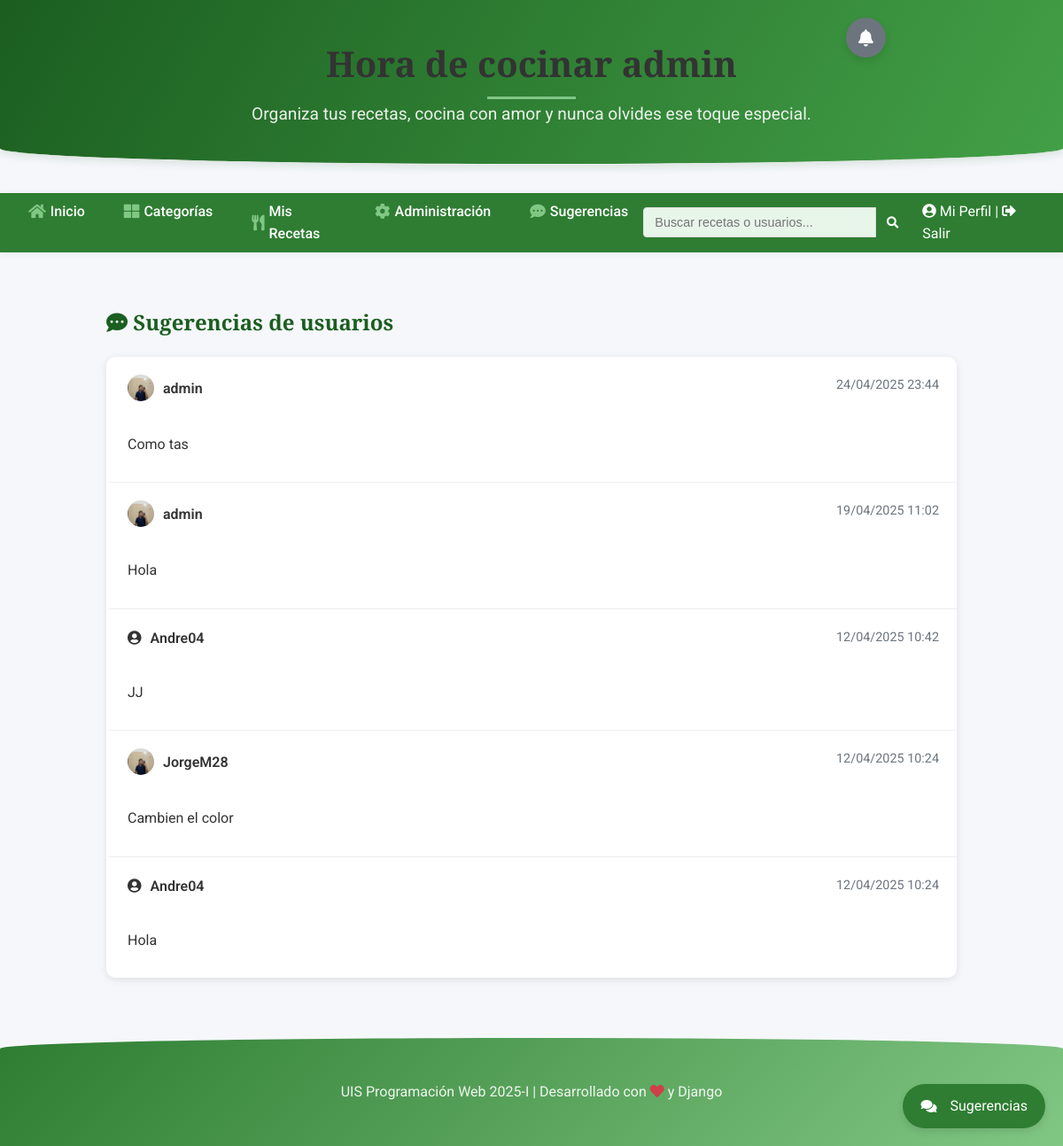
Page /sugerencias/ (signed in) on the committed database.
### post/models.py (models this page shows, shortened)
class Suggestion(models.Model):
    user = models.ForeignKey(User, on_delete=models.CASCADE, related_name='suggestions')
    message = models.TextField(verbose_name='Mensaje')
    created_at = models.DateTimeField(auto_now_add=True)
    is_read = models.BooleanField(default=False)

class Profile(models.Model):
    user = models.OneToOneField(User, on_delete=models.CASCADE)
    profile_image = models.ImageField(upload_to='profile_pics/', null=True, blank=True, verbose_name='Foto de Perfil')
    bio = models.TextField(null=True, blank=True, verbose_name='Biografía')

### post/views.py (the view)
# urls.py: path('sugerencias/', views.suggestions_list, name='suggestions_list'),
@login_required
def suggestions_list(request):
    if not request.user.is_superuser:
        messages.error(request, 'No tienes permiso para acceder a esta página')
        return redirect('index')
    suggestions = Suggestion.objects.all().order_by('-created_at')
    return render(request, 'post/suggestions_list.html', {'suggestions': suggestions})

### post/templates/post/suggestions_list.html (shortened to what this page needs)
{% extends 'post/base.html' %}
{% load static %}
{% block content %}
<div class="suggestions-container">
    <div class="suggestions-header">
        <h1><i class="fas fa-comment-dots"></i> Sugerencias de usuarios</h1>
    </div>
    <div class="suggestions-list">
        {% if suggestions %}
            {% for suggestion in suggestions %}
                <div class="suggestion-item {% if suggestion.is_read %}suggestion-read{% else %}suggestion-unread{% endif %}" id="suggestion-{{ suggestion.id }}">
                    <div class="suggestion-header">
                        <div class="suggestion-user">
                            {% if suggestion.user.profile.profile_image %}
                                <img src="{{ suggestion.user.profile.profile_image.url }}" alt="{{ suggestion.user.username }}">
                            {% else %}
                                <i class="fas fa-user-circle"></i>
                            {% endif %}
                            {{ suggestion.user.username }}
                        </div>
                        <div class="suggestion-time">
                            {{ suggestion.created_at|date:"d/m/Y H:i" }}
                        </div>
                    </div>
                    <div class="suggestion-content">
                        {{ suggestion.message }}
                    </div>
                </div>
            {% endfor %}
        {% else %}
            <div class="no-suggestions">
                <i class="fas fa-inbox" style="font-size: 3rem; color: #dee2e6; display: block; margin-bottom: 10px;"></i>
                <h3>No hay sugerencias todavía</h3>
                <p>Cuando los usuarios envíen sugerencias, aparecerán aquí.</p>
            </div>
        {% endif %}
    </div>
</div>
{% endblock %}

### post/templates/post/base.html (shortened to what this page needs)
{% load static %}
<!DOCTYPE html>
<html lang="es">
<head>
    <link rel="stylesheet" href="https://cdnjs.cloudflare.com/ajax/libs/font-awesome/5.15.4/css/all.min.css">
    <link rel="stylesheet" href="{% static 'post/css/base.css' %}">
</head>
<body>
    <main>
        <header>
            {% if user.is_authenticated %}
            <h1>Hora de cocinar {{ user.username }}</h1>
            <p>Organiza tus recetas, cocina con amor y nunca olvides ese toque especial.</p>
            {% else %}
            <h1>Rincón de Sabor</h1>
            <p>Tu cocina te espera. Inicia sesión y vuelve a darle sabor a tus recetas favoritas.</p>
            {% endif %}
        </header>
        <nav id="navbar">
            <ul>
                <li><a href="{% url 'post:index' %}"><i class="fas fa-home"></i> Inicio</a></li>
                {% if user.is_authenticated %}
                    <li><a href="{% url 'post:categorias' %}"><i class="fas fa-th-large"></i> Categorías</a></li>
                    <li><a href="{% url 'post:recetas' %}"><i class="fas fa-utensils"></i> Mis Recetas</a></li>
                {% endif %}
                {% if user.is_staff or user.is_superuser %}
    <li><a href="{% url 'admin:index' %}"><i class="fas fa-cog"></i> Administración</a></li>
    <li><a href="{% url 'post:suggestions_list' %}"><i class="fas fa-comment-dots"></i> Sugerencias </a></li>
{% endif %}
            </ul>
            <div class="search-container">
                <form action="{% url 'post:buscar' %}" method="GET" id="search-form">
                    <input type="text" name="q" id="search-input" placeholder="Buscar recetas o usuarios..." autocomplete="off">
                    <button type="submit"><i class="fas fa-search"></i></button>
                </form>
            </div>
            <div>
                {% if user.is_authenticated %}
                    <p>
                        <a href="{% url 'post:perfil' %}" class="btn-profile"><i class="fas fa-user-circle"></i> Mi Perfil</a> |
                        <a class="btn-logout" href="#" onClick="document.getElementById('logoutform').submit()">
                            <i class="fas fa-sign-out-alt"></i> Salir
                        </a>
                    </p>
                {% else %}
                    <a href="{% url 'post:login' %}" class="btn-login"><i class="fas fa-sign-in-alt"></i> Iniciar Sesión</a>
                {% endif %}
            </div>
        </nav>
        <section class="page_content">
            {% block content %}{% endblock %}
        </section>
        <footer>
            <p>UIS Programación Web 2025-I | Desarrollado con <i class="fas fa-heart" style="color: #dc3545;"></i> y Django</p>
        </footer>
    </main>
    {% if user.is_authenticated %}
    <div class="chat-container">
        <div class="chat-button" id="toggle-chat">
            <i class="fas fa-comments"></i>
            <span>Sugerencias</span>
        </div>
    </div>
    <div class="notifications-container">
        <div class="notifications-icon" id="notifications-icon">
            <i class="fas fa-bell"></i>
        </div>
    </div>
    {% endif %}
</body>
</html>

### post/static/post/css/base.css (style rules this page uses)
:root { --color-primary: #2E7D32; --color-secondary: #43A047; --color-accent: #00C853; --color-light: #81C784; --color-ultralight: #E8F5E9; --color-dark: #1B5E20; --color-cream: #FFF8E1; --color-brown: #795548; --color-background: #F5F5F5; --color-surface: #FFFFFF; --color-text: #33691E; --color-text-light: #558B2F; --color-border: #C8E6C9; --color-success: #388E3C; --color-warning: #FF9800; --color-danger: #D32F2F; --gradient-primary: linear-gradient(135deg, #2E7D32 0%, #81C784 100%); --gradient-header: linear-gradient(120deg, #1B5E20 0%, #43A047 100%); --gradient-card: linear-gradient(to bottom, #FFFFFF, #F1F8E9); --shadow-sm: 0 2px 4px rgba(0, 70, 0, 0.05); --shadow: 0 4px 8px rgba(0, 70, 0, 0.1); --shadow-lg: 0 8px 16px rgba(0, 70, 0, 0.15); --radius-sm: 0.375rem; --radius: 0.5rem; --radius-lg: 1rem; --radius-xl: 2rem; --font-primary: 'Montserrat', sans-serif; --font-secondary: 'Playfair Display', serif; }
body { font-family: var(--font-primary); background-color: var(--color-ultralight); color: var(--color-text); line-height: 1.6; background-image: url('/static/post/img/leaf-pattern.png'); background-size: 200px; background-blend-mode: overlay; margin: 0; padding: 0; min-height: 100vh; display: flex; flex-direction: column; }
h1, h2, h3, h4, h5, h6 { font-family: var(--font-secondary); color: var(--color-dark); font-weight: 600; }
a { color: var(--color-primary); text-decoration: none; transition: all 0.3s ease; }
#navbar { background: var(--color-primary); padding: 1rem 2rem; box-shadow: var(--shadow); position: sticky; top: 0; z-index: 1000; }
#navbar ul { display: flex; list-style: none; margin: 0; padding: 0; gap: 1.5rem; }
#navbar ul li a { color: white; font-weight: 500; padding: 0.5rem 1rem; border-radius: var(--radius); transition: all 0.3s ease; display: flex; align-items: center; gap: 0.5rem; }
#navbar ul li a i { font-size: 1.1rem; color: var(--color-light); }
#navbar a, .navbar a, .main-navigation a { color: white !important; }
header { background: var(--gradient-header); color: white; text-align: center; padding: 4rem 2rem; margin-bottom: 2rem; border-bottom-left-radius: 50% 10%; border-bottom-right-radius: 50% 10%; box-shadow: var(--shadow); }
header h1 { font-size: 2.8rem; color: white; margin-bottom: 1rem; position: relative; display: inline-block; }
header h1::after { content: ''; position: absolute; bottom: -0.5rem; left: 50%; width: 100px; height: 3px; background-color: var(--color-light); transform: translateX(-50%); }
header p { font-size: 1.2rem; max-width: 700px; margin: 0 auto; opacity: 0.9; }
.page_content { flex: 1; max-width: 1300px; margin: 0 auto; padding: 1rem 2rem; width: 100%; box-sizing: border-box; }
footer { background: var(--gradient-primary); color: white; text-align: center; padding: 3rem 0; margin-top: 3rem; border-top-left-radius: 50% 10%; border-top-right-radius: 50% 10%; }
footer p { margin: 0; opacity: 0.9; }
footer i.fa-heart { color: var(--color-accent); animation: pulse 2s infinite; }
footer, .footer, body > footer, #footer, .site-footer, .page_content + footer { background: var(--gradient-primary) !important; color: white !important; text-align: center; padding: 3rem 0; margin-top: 3rem; border-top-left-radius: 50% 10%; border-top-right-radius: 50% 10%; background-image: var(--gradient-primary) !important; background-color: var(--color-primary) !important; }
input[type="text"], input[type="email"], input[type="password"], input[type="number"], textarea, select { width: 100%; padding: 0.75rem 1rem; border: 2px solid var(--color-border); border-radius: var(--radius); background-color: var(--color-ultralight); color: var(--color-text); font-family: var(--font-primary); transition: all 0.3s ease; }
.chat-container { position: fixed; bottom: 2rem; right: 2rem; z-index: 1000; }
.chat-button { background-color: #2E7D32 !important; color: white; padding: 1rem; border-radius: 50%; display: flex; align-items: center; justify-content: center; cursor: pointer; box-shadow: var(--shadow); transition: all 0.3s ease; }
.notifications-icon, .notification-bell, [class*="notification-icon"], [class*="bell-icon"] { color: white !important; font-size: 1.2rem; }
#navbar, .navbar, .main-navigation, nav.main-nav { background-color: #2E7D32 !important; color: white !important; }

### rows in the picture
Suggestion: user.profile.profile_image (picture), user.username "admin", created_at "24/04/2025 23:44", message "Como tas"
Suggestion: user.profile.profile_image (picture), user.username "admin", created_at "19/04/2025 11:02", message "Hola"
Suggestion: user.username "Andre04", created_at "12/04/2025 10:42", message "JJ"
Suggestion: user.profile.profile_image (picture), user.username "JorgeM28", created_at "12/04/2025 10:24", message "Cambien el color"
Suggestion: user.username "Andre04", created_at "12/04/2025 10:24", message "Hola"

### other values in the picture
{{ user.username }} "admin"
